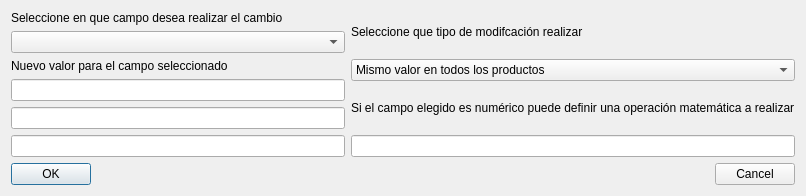
<?xml version="1.0" encoding="UTF-8"?>
<ui version="4.0">
 <class>DiagChangeInMultipleFields</class>
 <widget class="QDialog" name="DiagChangeInMultipleFields">
  <property name="geometry">
   <rect>
    <x>0</x>
    <y>0</y>
    <width>806</width>
    <height>169</height>
   </rect>
  </property>
  <property name="windowTitle">
   <string>Cambio de valor a un campo de productos elegidos</string>
  </property>
  <layout class="QVBoxLayout" name="verticalLayout_3">
   <item>
    <layout class="QHBoxLayout" name="horizontalLayout_2">
     <item>
      <layout class="QVBoxLayout" name="verticalLayout">
       <item>
        <widget class="QLabel" name="label">
         <property name="text">
          <string>Seleccione en que campo desea realizar el cambio</string>
         </property>
        </widget>
       </item>
       <item>
        <widget class="QComboBox" name="cbCampo"/>
       </item>
       <item>
        <widget class="QLabel" name="label_3">
         <property name="text">
          <string>Nuevo valor para el campo seleccionado</string>
         </property>
        </widget>
       </item>
       <item>
        <widget class="QLineEdit" name="leValueText"/>
       </item>
       <item>
        <widget class="QLineEdit" name="leValueDouble"/>
       </item>
       <item>
        <widget class="QLineEdit" name="leValueInt"/>
       </item>
      </layout>
     </item>
     <item>
      <layout class="QVBoxLayout" name="verticalLayout_2">
       <item>
        <widget class="QLabel" name="label_4">
         <property name="text">
          <string>Seleccione que tipo de modifcación realizar</string>
         </property>
        </widget>
       </item>
       <item>
        <widget class="QComboBox" name="cbModType">
         <item>
          <property name="text">
           <string>Mismo valor en todos los productos</string>
          </property>
         </item>
         <item>
          <property name="text">
           <string>Fórmula</string>
          </property>
         </item>
        </widget>
       </item>
       <item>
        <widget class="QLabel" name="label_2">
         <property name="text">
          <string>Si el campo elegido es numérico puede definir una operación matemática a realizar</string>
         </property>
        </widget>
       </item>
       <item>
        <widget class="QLineEdit" name="leFormula"/>
       </item>
      </layout>
     </item>
    </layout>
   </item>
   <item>
    <layout class="QHBoxLayout" name="horizontalLayout">
     <item>
      <widget class="QPushButton" name="pbOk">
       <property name="text">
        <string>OK</string>
       </property>
      </widget>
     </item>
     <item>
      <spacer name="horizontalSpacer">
       <property name="orientation">
        <enum>Qt::Horizontal</enum>
       </property>
       <property name="sizeHint" stdset="0">
        <size>
         <width>40</width>
         <height>20</height>
        </size>
       </property>
      </spacer>
     </item>
     <item>
      <widget class="QPushButton" name="pbCancel">
       <property name="text">
        <string>Cancel</string>
       </property>
      </widget>
     </item>
    </layout>
   </item>
   <item>
    <spacer name="verticalSpacer">
     <property name="orientation">
      <enum>Qt::Vertical</enum>
     </property>
     <property name="sizeHint" stdset="0">
      <size>
       <width>20</width>
       <height>40</height>
      </size>
     </property>
    </spacer>
   </item>
  </layout>
 </widget>
 <resources/>
 <connections/>
</ui>
